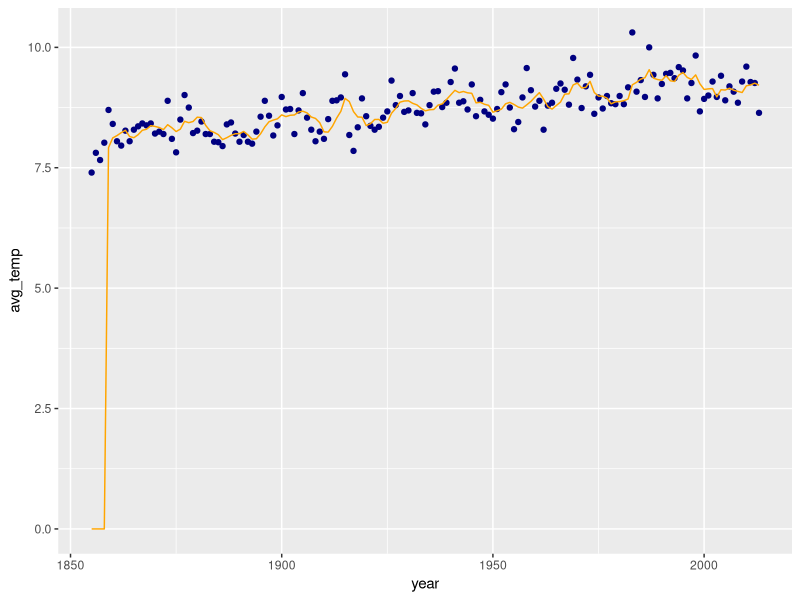
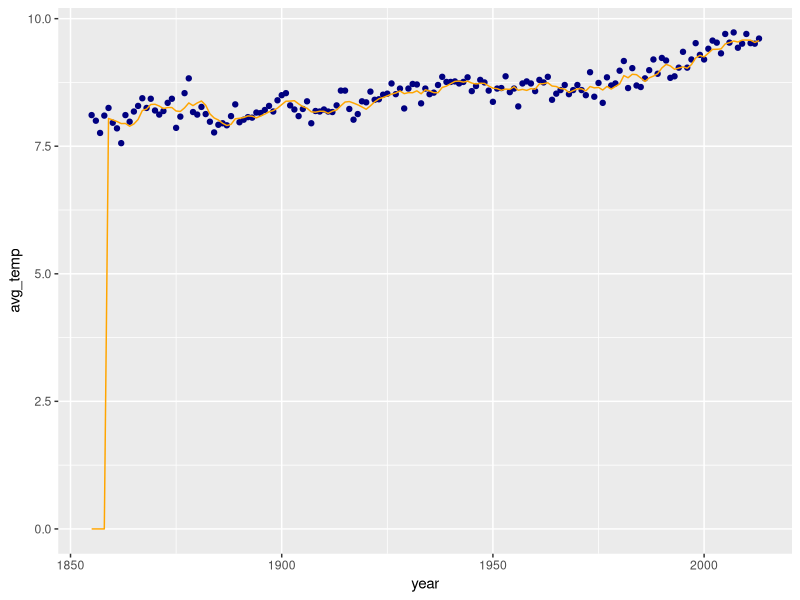
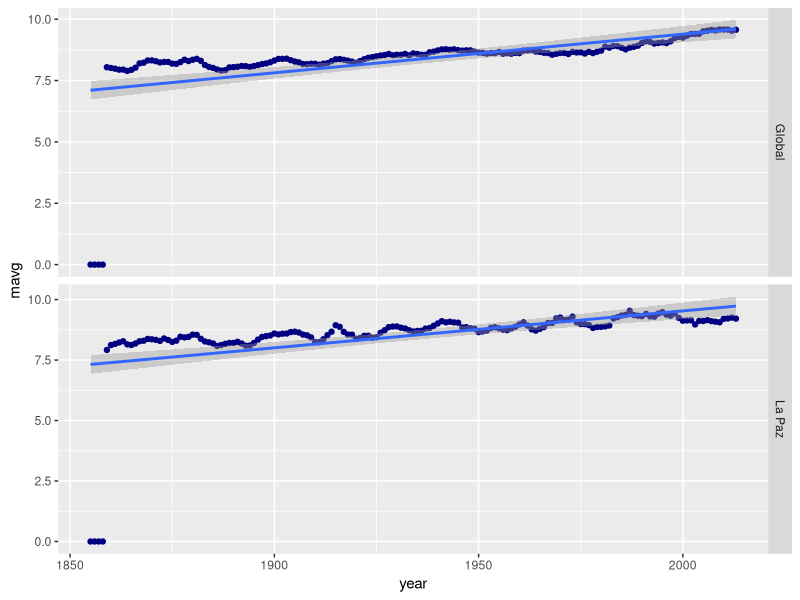
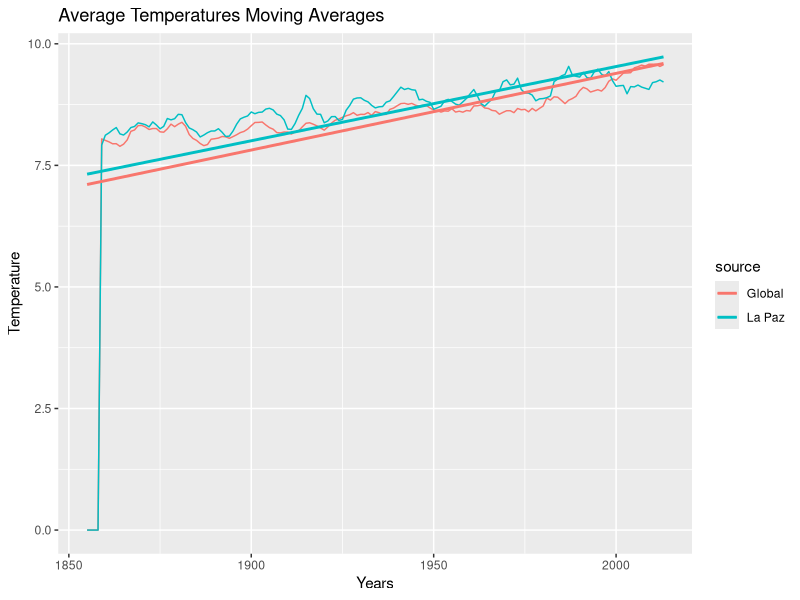

Generate these figures, in order, with R:
#read data

global_data <- read.csv(file = "Global_Weather.csv", header = TRUE, sep = ",")

lapaz_data <- read.csv(file = "LaPaz_Weather.csv", header = TRUE, sep = ",")

#table sizes

dim(global_data)

dim(lapaz_data)

#table details

str(global_data)

str(lapaz_data)

#moving averages computations

#create the moving average column and fill it with 0's

lapaz_data$mavg <- 0
global_data$mavg <-0

#start the index in 1

i <- 1

#compute the moving average for a time range of 5 years

n <- 5

#moving average for La Paz city

for (i in 1:(nrow(lapaz_data)-n+1)){
  lapaz_data$mavg[i+n-1] <- sum(lapaz_data$avg_temp[i:(i+n-1)])/n
}

#moving average for global data

for (i in 1:(nrow(global_data)-n+1)){
  global_data$mavg[i+n-1] <- sum(global_data$avg_temp[i:(i+n-1)])/n
}

#new dataframe
#a new dataframe is created, with the following  columns: year, source, mavg
alldata1 <- data.frame(year = lapaz_data$year, source = "La Paz", mavg = lapaz_data$mavg)
alldata2 <- data.frame(year = global_data$year, source = "Global", mavg = global_data$mavg)

alldata <- rbind(alldata1, alldata2)

#plots

library(ggplot2)

lapaz_plot <- ggplot(data = lapaz_data, aes(x = year, y = avg_temp)) +
  geom_point(color = "navy") + geom_line(aes(x = year, y = mavg), color = "orange")

print(lapaz_plot)


global_plot <- ggplot(data = global_data, aes(x = year, y = avg_temp)) + 
  geom_point(color = "navy") + geom_line(aes(x = year, y = mavg), color = "orange")

print(global_plot)

combined_plot <- ggplot(data = alldata, aes(x = year, y =mavg)) +
  geom_point(color = "navy") + geom_smooth(method = "lm", se = TRUE) + facet_grid(source~., scales = "free")

print(combined_plot)

plot1 <- ggplot(data = alldata, aes(x = year, y = mavg, col  = source))+ 
  geom_line() +
  geom_smooth(method = "lm", se = FALSE) +
  ggtitle("Average Temperatures Moving Averages") +
  xlab("Years") +
  ylab("Temperature")

print(plot1)